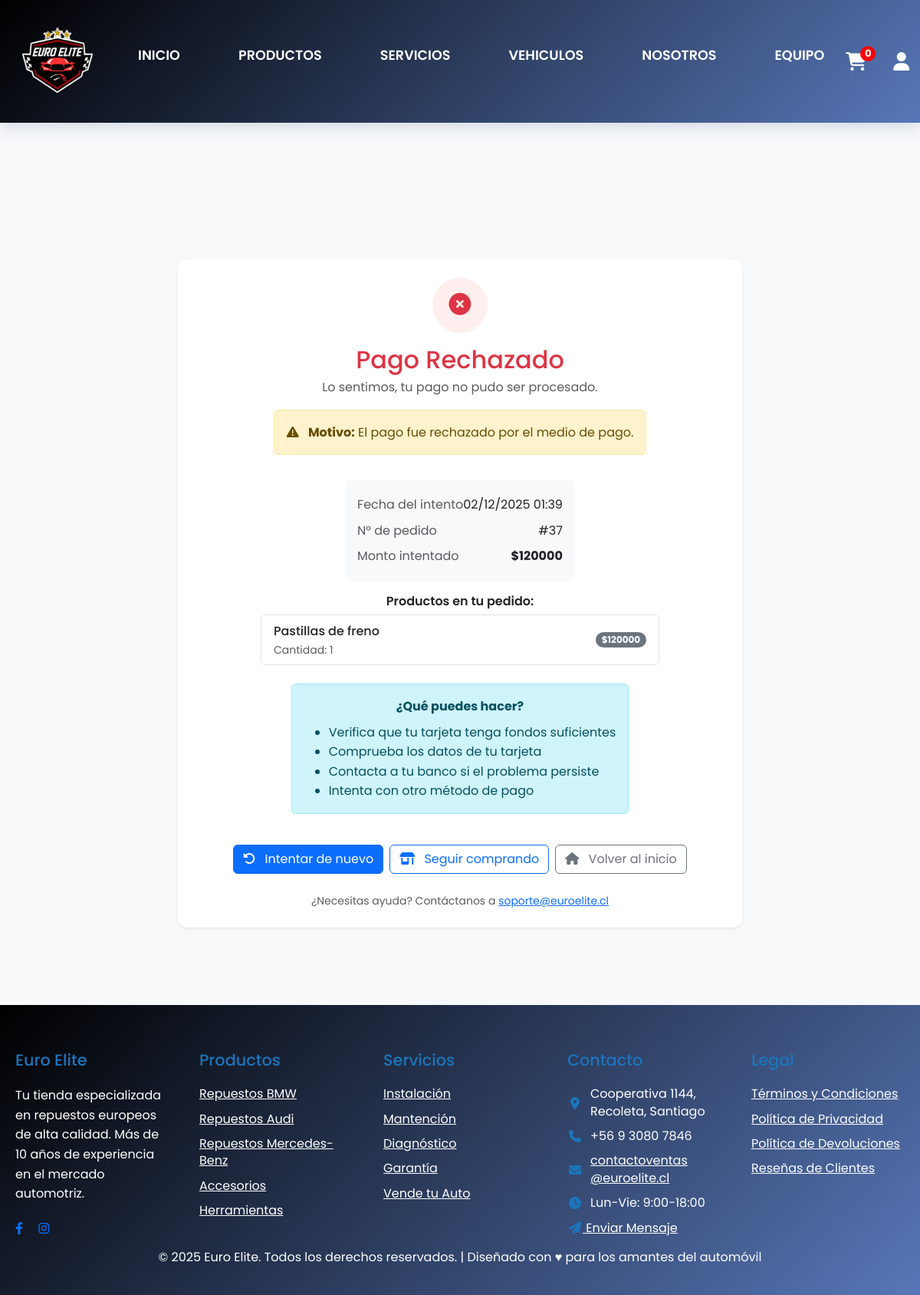
Page /compra_rechazada/37/ on the committed database.
### Main/models.py (models this page shows, shortened)
class Pedido(models.Model):
    class Estado(models.TextChoices):
        PENDIENTE = "PENDIENTE", "Pendiente"
        PAGADO = "PAGADO", "Pagado"
        PREPARACION = "PREPARACION", "En preparación"
        EN_RUTA = "EN_RUTA", "En ruta"
        ENVIADO = "ENVIADO", "Enviado"
        ENTREGADO = "ENTREGADO", "Entregado"
        CANCELADO = "CANCELADO", "Cancelado"
    class MetodoEntrega(models.TextChoices):
        RETIRO = "RETIRO", "Retiro en tienda"
        DESPACHO = "DESPACHO", "Despacho a domicilio"
    class MetodoPago(models.TextChoices):
        EFECTIVO = "EFECTIVO", "Efectivo"
        TRANSFERENCIA = "TRANSFERENCIA", "Transferencia"
        PASARELA = "PASARELA", "Pasarela de pago"
    usuario = models.ForeignKey(
        settings.AUTH_USER_MODEL,
        on_delete=models.CASCADE,
        related_name="pedidos"
    )
    total = models.DecimalField(
        max_digits=12,
        decimal_places=0,
        help_text="Total pagado por el cliente (CON IVA incluido)"
    )
    costo_total = models.DecimalField(
        max_digits=12,
        decimal_places=0,
        default=0,
        help_text="Costo real de los productos"
    )
    iva = models.DecimalField(
        max_digits=12,
        decimal_places=0,
        default=0
    )
    ganancia = models.DecimalField(
        max_digits=12,
        decimal_places=0,
        default=0
    )
    estado = models.CharField(
        max_length=20,
        choices=Estado.choices,
        default=Estado.PENDIENTE
    )
    metodo_entrega = models.CharField(
        max_length=20,
        choices=MetodoEntrega.choices,
        default=MetodoEntrega.RETIRO
    )
    metodo_pago = models.CharField(
        max_length=20,
        choices=MetodoPago.choices,
        default=MetodoPago.EFECTIVO
    )
    creado = models.DateTimeField(auto_now_add=True)
    usuario = models.ForeignKey(
        settings.AUTH_USER_MODEL,
        on_delete=models.PROTECT,
        related_name="pedidos",
        verbose_name="Cliente"
    )
    asignado_a = models.ForeignKey(
        settings.AUTH_USER_MODEL,
        on_delete=models.SET_NULL,
        null=True,
        blank=True,
        related_name="entregas_asignadas",
        verbose_name="Empleado asignado"
    )
    asignado_por = models.ForeignKey(
        settings.AUTH_USER_MODEL,
        on_delete=models.SET_NULL,
        null=True,
        blank=True,
        related_name="asignaciones_realizadas",
        verbose_name="Asignador"
    )
    estado = models.CharField(max_length=15, choices=Estado.choices, default=Estado.PENDIENTE, db_index=True)
    metodo_entrega = models.CharField(max_length=10, choices=MetodoEntrega.choices)
    metodo_pago = models.CharField(max_length=30, choices=MetodoPago.choices)
    direccion_envio = models.ForeignKey("Direccion", null=True, blank=True, on_delete=models.SET_NULL, related_name="envios")
    direccion_facturacion = models.ForeignKey("Direccion", null=True, blank=True, on_delete=models.SET_NULL, related_name="facturaciones")
    subtotal = models.DecimalField(max_digits=12, decimal_places=2, default=0)
    descuento = models.DecimalField(max_digits=12, decimal_places=2, default=0)
    codigo_descuento = models.ForeignKey("CodigoDescuento", null=True, blank=True, on_delete=models.SET_NULL, related_name="pedidos")
    envio = models.DecimalField(max_digits=12, decimal_places=2, default=0)
    total = models.DecimalField(max_digits=12, decimal_places=2, default=0)
    entregado_por = models.CharField(max_length=100, blank=True, null=True)
    hora_entrega = models.TimeField(blank=True, null=True)
    observacion_entrega = models.TextField(blank=True, null=True)
    receptor_nombre = models.CharField(max_length=200, blank=True, null=True)
    receptor_rut = models.CharField(max_length=30, blank=True, null=True)
    firma_entrega = models.ImageField(
        upload_to="firmas/",
        null=True,
        blank=True,
        validators=[FileExtensionValidator(['png','jpg','jpeg'])]
    )
    foto_entrega = models.ImageField(
        upload_to="entregas/",
        null=True,
        blank=True,
        validators=[FileExtensionValidator(['png','jpg','jpeg'])]
    )
    creado = models.DateTimeField(auto_now_add=True)
    actualizado = models.DateTimeField(auto_now=True)
    class Meta:
        ordering = ["-creado"]
        verbose_name = "Pedido"
        verbose_name_plural = "Pedidos"

class MarcaTiempo(models.Model):
    creado = models.DateTimeField(auto_now_add=True, db_index=True)
    actualizado = models.DateTimeField(auto_now=True)
    class Meta:
        abstract = True

class ItemPedido(MarcaTiempo):
    pedido = models.ForeignKey(Pedido, on_delete=models.CASCADE, related_name="items")
    producto = models.ForeignKey(Producto, on_delete=models.PROTECT)
    nombre_producto = models.CharField(max_length=200)
    sku_producto = models.CharField(max_length=60)
    precio_unitario = models.DecimalField(max_digits=12, decimal_places=2)
    cantidad = models.PositiveIntegerField(validators=[MinValueValidator(1)])

### Main/views.py (the view, shortened to what this page needs)
# urls.py: path('compra_rechazada/', main_views.compra_rechazada, name='compra_rechazada'),
@csrf_exempt
def compra_rechazada(request, pedido_id=None):
    print(f"[COMPRA_RECHAZADA] ========== INICIO ==========")
    print(f"[COMPRA_RECHAZADA] pedido_id recibido: {pedido_id}")
    print(f"[COMPRA_RECHAZADA] Usuario autenticado: {request.user.is_authenticated}")
    pedido = None
    pago = None
    motivo_rechazo = None
    if not pedido_id:
        pedido_id = request.session.get('last_order_id')
        print(f"[COMPRA_RECHAZADA] pedido_id desde sesión: {pedido_id}")
    if pedido_id:
        try:
            pedido = Pedido.objects.select_related('usuario').prefetch_related('items__producto').get(id=pedido_id)
            pago = getattr(pedido, 'pago', None)
            print(f"[COMPRA_RECHAZADA] ✅ Pedido {pedido.id} encontrado, estado: {pedido.estado}")
        except Pedido.DoesNotExist:
            print(f"[COMPRA_RECHAZADA] ❌ Pedido {pedido_id} NO existe")
    numero_pedido = getattr(pedido, 'id', None) if pedido else None
    total = getattr(pedido, 'total', None) if pedido else None
    template_user = request.user if request.user.is_authenticated else (pedido.usuario if pedido else None)
    print(f"[COMPRA_RECHAZADA] Renderizando template con pedido_id={numero_pedido}")
    print(f"[COMPRA_RECHAZADA] ========== FIN ==========")
    return render(request, 'taller/compra_rechazada.html', {
        'user': template_user,
        'pedido': pedido,
        'numero_pedido': numero_pedido,
        'total': total,
        'motivo_rechazo': motivo_rechazo or 'El pago fue rechazado por el medio de pago.',
    })

### Main/templates/taller/compra_rechazada.html (shortened to what this page needs)
{% extends 'base.html' %}
{% load static %}
{% block content %}
<br>
<br>
<br>
<br>
<br>
<br>
<div class="container my-4">
  <div class="row justify-content-center">
    <div class="col-12 col-lg-8">
      <div class="card shadow-sm p-4 text-center rejection-card">
        <div class="rejection-icon mx-auto mb-3">
          <i class="fa-solid fa-times-circle"></i>
        </div>
        <h2 class="mb-1 text-danger">Pago Rechazado</h2>
        <p class="text-muted mb-3">Lo sentimos, tu pago no pudo ser procesado.</p>
        {% if motivo_rechazo %}
        <div class="alert alert-warning mx-auto" style="max-width: 520px;">
          <i class="fa-solid fa-exclamation-triangle me-2"></i>
          <strong>Motivo:</strong> {{ motivo_rechazo }}
        </div>
        {% endif %}
        {% if pedido %}
        <div class="bg-light rounded-3 p-3 text-start mx-auto mt-3" style="max-width: 520px;">
          <div class="d-flex justify-content-between py-1">
            <span class="text-muted">Fecha del intento</span>
            <span>{{ pedido.creado|date:"d/m/Y H:i" }}</span>
          </div>
          {% if numero_pedido %}
          <div class="d-flex justify-content-between py-1">
            <span class="text-muted">N° de pedido</span>
            <span>#{{ numero_pedido }}</span>
          </div>
          {% endif %}
          {% if total %}
          <div class="d-flex justify-content-between py-1">
            <span class="text-muted">Monto intentado</span>
            <span class="fw-bold">${{ total|floatformat:0 }}</span>
          </div>
          {% endif %}
        </div>
        {% if pedido.items.all %}
        <div class="mt-3">
          <h6 class="fw-semibold mb-2">Productos en tu pedido:</h6>
          <div class="list-group" style="max-width: 520px; margin: 0 auto;">
            {% for item in pedido.items.all %}
            <div class="list-group-item d-flex justify-content-between align-items-center">
              <div class="text-start">
                <div class="fw-medium">{{ item.nombre_producto }}</div>
                <small class="text-muted">Cantidad: {{ item.cantidad }}</small>
              </div>
              <span class="badge bg-secondary rounded-pill">${{ item.precio_unitario|floatformat:0 }}</span>
            </div>
            {% endfor %}
          </div>
        </div>
        {% endif %}
        {% endif %}
        <div class="alert alert-info mx-auto mt-4" style="max-width: 520px;">
          <p class="mb-2"><strong>¿Qué puedes hacer?</strong></p>
          <ul class="text-start mb-0">
            <li>Verifica que tu tarjeta tenga fondos suficientes</li>
            <li>Comprueba los datos de tu tarjeta</li>
            <li>Contacta a tu banco si el problema persiste</li>
            <li>Intenta con otro método de pago</li>
          </ul>
        </div>
        <div class="d-flex flex-wrap gap-2 justify-content-center mt-4">
          <a href="{% url 'carrito_compras' %}" class="btn btn-primary">
            <i class="fa-solid fa-rotate-left me-2"></i> Intentar de nuevo
          </a>
          <a href="{% url 'productos' %}" class="btn btn-outline-primary">
            <i class="fa-solid fa-shop me-2"></i> Seguir comprando
          </a>
          <a href="{% url 'home' %}" class="btn btn-outline-secondary">
            <i class="fa-solid fa-house me-2"></i> Volver al inicio
          </a>
        </div>
        <p class="small text-muted mt-4 mb-0">
          ¿Necesitas ayuda? Contáctanos a <a href="mailto:soporte@euroelite.cl">soporte@euroelite.cl</a>
        </p>
      </div>
    </div>
  </div>
</div>
<br>
<br>
<br>
{% endblock %}

### Main/static/css/style.css (style rules this page uses)
:root { --primary-dark: #062B61; --primary-medium: #003399; --primary-light: #1C75BC; --accent-red: #E31E24; --neutral-gray: #808080; --white: #FFFFFF; --shadow: 0 4px 15px rgba(6, 43, 97, 0.1); --shadow-hover: 0 8px 25px rgba(6, 43, 97, 0.2); --border-radius: 12px; --transition: all 0.3s ease; }
* { margin: 0; padding: 0; box-sizing: border-box; }
body { font-family: 'Poppins', sans-serif; line-height: 1.6; color: #333; overflow-x: hidden; opacity: 0; min-height: 100vh; display: flex; flex-direction: column; background-color: #F8F9FB; }
body { font-family: 'Poppins', sans-serif; line-height: 1.6; color: #333; overflow-x: hidden; opacity: 0; min-height: 100vh; display: flex; flex-direction: column; }

### Main/templates/base.html (style rules this page uses)
:root { --navbar-height: 160px; }
body { padding-top: var(--navbar-height); }

### Main/templates/taller/compra_rechazada.html (style rules this page uses)
.rejection-card { border: 0; border-radius: 12px; background: #fff; }
.rejection-icon { width: 72px; height: 72px; border-radius: 50%; display: grid; place-items: center; background: #fee; color: #dc3545; font-size: 1.8rem; }

### rows in the picture
Pedido: creado "02/12/2025 01:39", total "120000"
ItemPedido: nombre_producto "Pastillas de freno", cantidad "1", precio_unitario "120000"

### other values in the picture
{{ motivo_rechazo }} "El pago fue rechazado por el medio de pago."
{{ numero_pedido }} "37"
